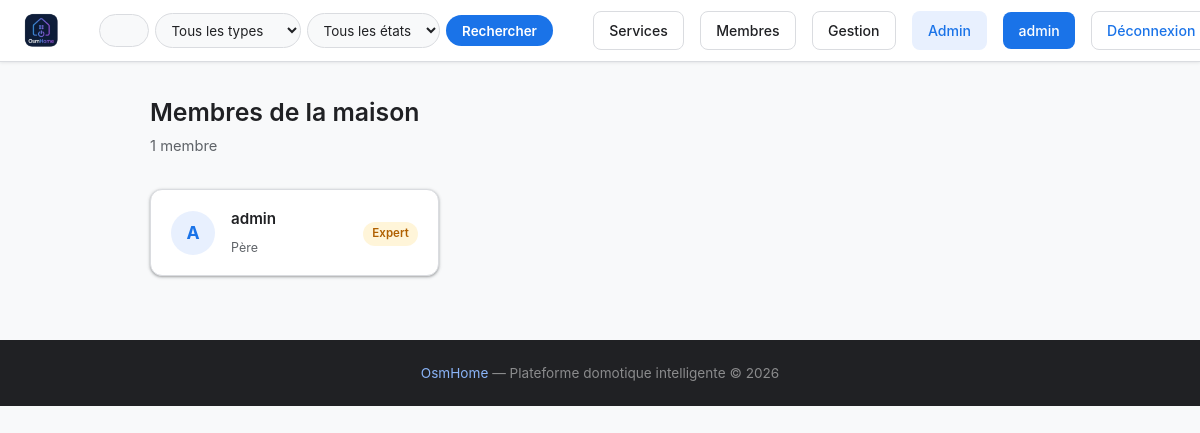
Page /members (signed in) on the committed database.
### tables this page shows
CREATE TABLE users (
            id INTEGER PRIMARY KEY AUTOINCREMENT,
            username TEXT UNIQUE NOT NULL,
            password TEXT NOT NULL,
            lastname TEXT,
            firstname TEXT,
            age INTEGER,
            gender TEXT,
            birthdate TEXT,
            member_type TEXT,
            photo TEXT,
            level TEXT DEFAULT 'debutant',
            points REAL DEFAULT 0,
            email TEXT,
            email_verified INTEGER DEFAULT 0,
            role TEXT DEFAULT 'simple'
        , actions INTEGER DEFAULT 0, verification_token TEXT);

### main.py (the view)
@app.route('/members')
def membres():
    if 'username' not in flask.session:
        return flask.redirect('/login')
    all_members = utils.getAllMembers()
    return flask.render_template('membres.html', user=flask.session.get('username'), members=all_members)

### main.py (called while the page is built)
@app.context_processor
def inject_types():
    try:
        types = utils.getTypes()
    except Exception:
        types = []
    is_admin = False
    user_level = None
    if flask.session.get('username'):
        u = utils.getUser(flask.session['username'])
        is_admin = bool(u and u['role'] == 'admin')
        user_level = u['level'] if u else None
    return {'types': types, 'is_admin': is_admin, 'user_level': user_level}

### utils.py (called while the page is built)
def openDB() -> sqlite3.Connection:
    if 'db' not in flask.g:
        flask.g.db = sqlite3.connect(BASE)
        flask.g.db.row_factory = sqlite3.Row
    return flask.g.db

def closeDB(_ = None):
    db = flask.g.pop("db", None)
    if db is not None:
        db.close()

def getUser(username: str):
    db = openDB()
    return db.execute(
        'SELECT * FROM users WHERE username = ?',
        (username,)
    ).fetchone()

def getTypes() -> list:
    db = openDB()
    rows = db.execute('SELECT DISTINCT type FROM devices ORDER BY type').fetchall()
    return [row['type'] for row in rows]

def getAllMembers() -> list:
    db = openDB()
    return db.execute(
        'SELECT username, age, gender, birthdate, member_type, level, points FROM users ORDER BY member_type, username'
    ).fetchall()

### templates/membres.html (shortened to what this page needs)
{% extends 'base.html' %}
{% block content %}
<div class="members-page">
    <div class="members-header">
        <h2>Membres de la maison</h2>
        <p>{{ members | length }} membre{{ 's' if members | length > 1 }}</p>
    </div>
    <div class="members-grid">
        {% for m in members %}
        <a href="/member/{{ m['username'] }}" class="member-card">
            <div class="member-avatar">{{ m['username'][0] | upper }}</div>
            <div class="member-info">
                <h3 class="member-username">{{ m['username'] }}</h3>
                <span class="member-role">{{ m['member_type'] or '—' }}</span>
            </div>
            <div class="member-level">
                <span class="level-badge level-{{ m['level'] }}">{{ m['level'] | capitalize }}</span>
            </div>
        </a>
        {% endfor %}
    </div>
</div>
{% endblock %}

### static/css/style.css (style rules this page uses)
:root { --bg: #f8f9fa; --surface: #ffffff; --dark: #202124; --dark-2: #1c2131; --primary: #1a73e8; --primary-hover: #1558c0; --primary-light: #e8f0fe; --accent: #1a73e8; --accent-2: #34a853; --muted: #5f6368; --white: #ffffff; --border: #dadce0; --shadow: 0 1px 2px rgba(60,64,67,.30), 0 1px 3px 1px rgba(60,64,67,.15); --shadow-md: 0 4px 8px rgba(60,64,67,.20), 0 2px 4px rgba(60,64,67,.10); --radius: 8px; --radius-sm: 4px; --radius-lg: 12px; --danger: #ea4335; --cream: #f8f9fa; }
* { margin: 0; padding: 0; box-sizing: border-box; }
html, body { min-height: 100%; }
body { font-family: 'Google Sans', 'Inter', system-ui, -apple-system, BlinkMacSystemFont, 'Segoe UI', Roboto, sans-serif; background: var(--bg); color: var(--dark); line-height: 1.5; }
a { color: inherit; text-decoration: none; }
h1, h2, h3, h4, h5 { color: var(--dark); margin-bottom: 0.5rem; font-weight: 600; }
p { color: var(--muted); margin-bottom: 1rem; }
.members-page { width: min(900px, 92%); margin: 2rem auto 4rem auto; }
.members-header { margin-bottom: 2rem; }
.members-header h2 { font-size: 1.55rem; color: var(--dark); margin-bottom: 0.25rem; }
.members-header p { color: var(--muted); font-size: 0.92rem; margin: 0; }
.members-grid { display: grid; grid-template-columns: repeat(3, 1fr); gap: 1rem; }
.member-card { display: flex; align-items: center; gap: 1rem; background: var(--surface); border: 1px solid var(--border); border-radius: var(--radius-lg); box-shadow: var(--shadow); padding: 1.1rem 1.25rem; text-decoration: none; color: inherit; transition: box-shadow 0.18s, transform 0.18s; }
.member-avatar { width: 44px; height: 44px; border-radius: 50%; background: var(--primary-light); color: var(--primary); display: flex; align-items: center; justify-content: center; font-size: 1.1rem; font-weight: 700; flex-shrink: 0; }
.member-info { flex: 1; min-width: 0; }
.member-username { font-size: 0.95rem; font-weight: 600; color: var(--dark); margin: 0 0 0.2rem 0; white-space: nowrap; overflow: hidden; text-overflow: ellipsis; }
.member-role { font-size: 0.78rem; color: var(--muted); text-transform: capitalize; }
.level-badge { display: inline-block; padding: 0.22rem 0.6rem; border-radius: 999px; font-size: 0.72rem; font-weight: 600; white-space: nowrap; }
.level-expert { background: rgba(251,188,4,0.15); color: #b06000; }

### rows in the picture
users: username "A", username "admin", member_type "Père", level "Expert"

### other values in the picture
{{ user }} "admin"
{{ members | length }} "1"
